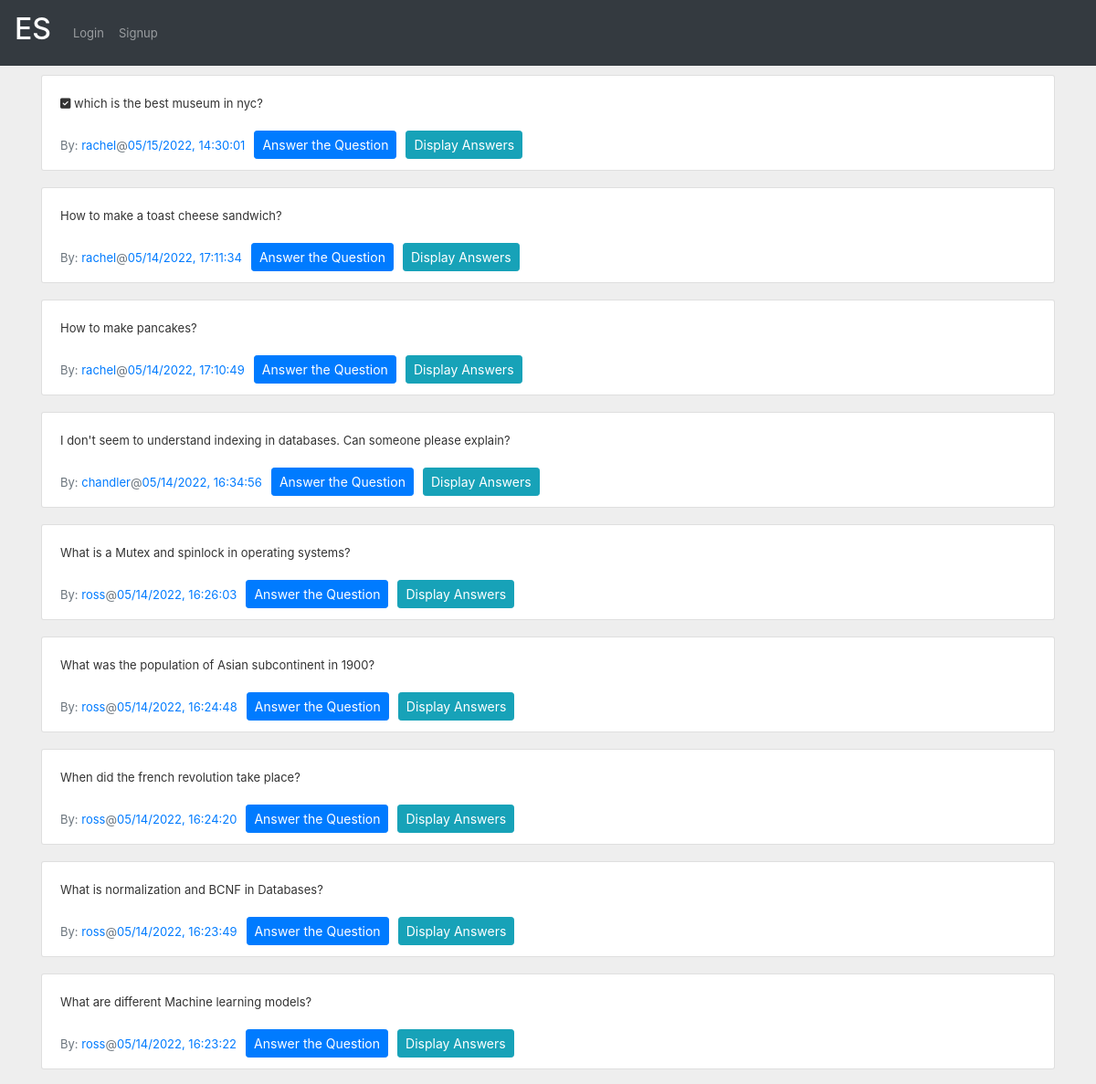
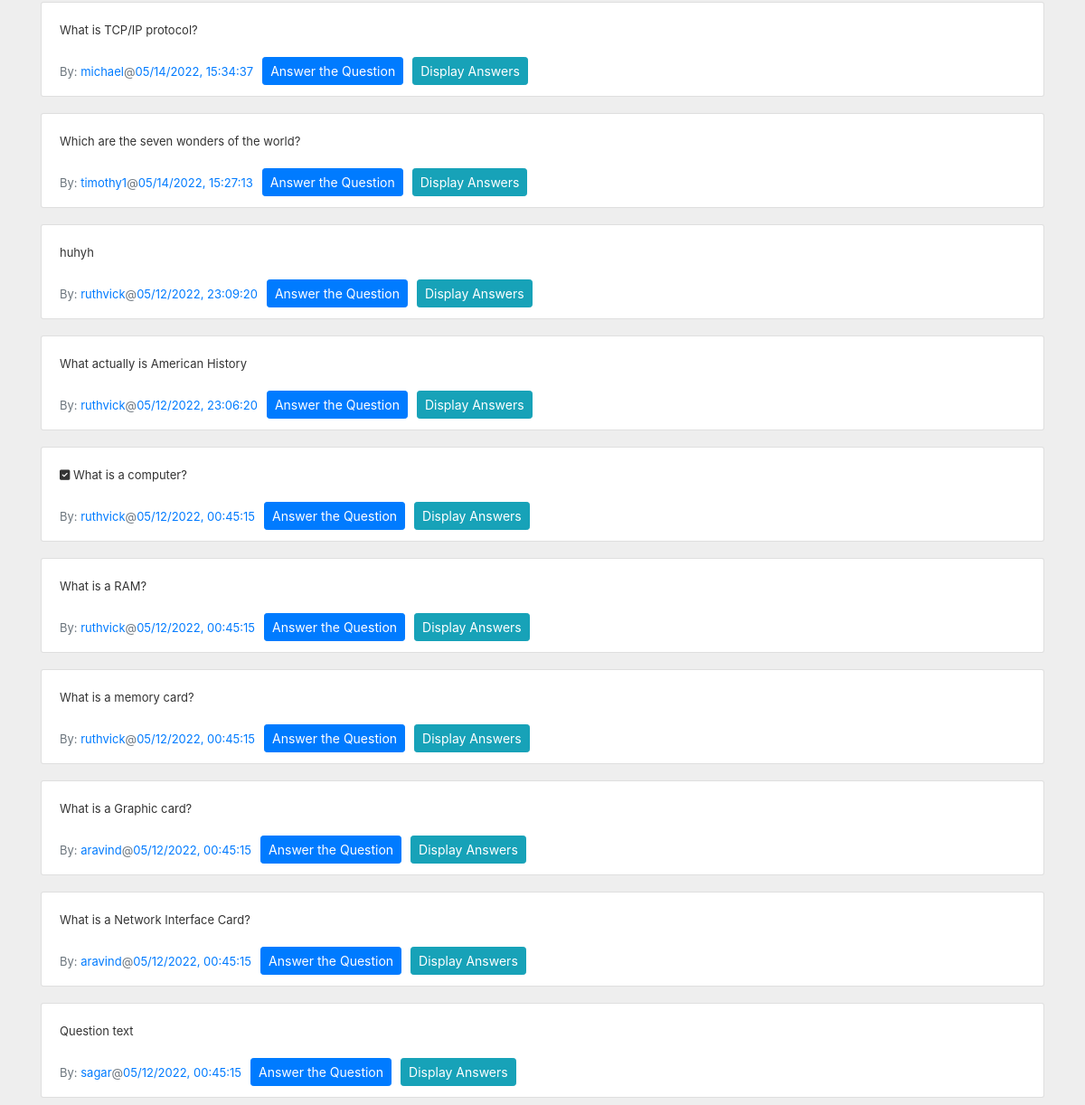
Page /show_qa on the committed database (2 pictures, top to bottom).
### app.py (models this page shows)
class Questions(db.Model):
    questionid = db.Column(db.Integer, autoincrement=True, primary_key=True)
    userid = db.Column(db.Integer, ForeignKey(Users.userid))
    tagid = db.Column(db.Integer, ForeignKey(Tags.tagid))
    title = db.Column(db.Text)
    question = db.Column(db.Text)
    timeposted = db.Column(db.DateTime, server_default=func.now())
    resolved = db.Column(db.Boolean, default=False)

class Users(db.Model):
    userid = db.Column(db.Integer, primary_key=True, autoincrement=True)
    username = db.Column(db.String, unique=True)
    firstname = db.Column(db.String)
    lastname = db.Column(db.String)
    email = db.Column(db.String)
    phone = db.Column(db.String)
    profile = db.Column(db.Text)
    rating = db.Column(db.Integer, default=0)
    city = db.Column(db.String)
    state = db.Column(db.String)
    country = db.Column(db.String)

### app.py (the view)
@app.route('/show_qa', methods=['GET', 'POST'])
def show_qa():
    questions = Questions.query.order_by(Questions.timeposted.desc()).all()
    ind = 0
    usernames = []
    for question in questions:
        user = Users.query.filter_by(userid=question.userid).first()
        usernames.append(user.username)
    return render_template('questions.html', questions=questions, usernames=usernames)

### templates/questions.html (shortened to what this page needs)
{% extends "base.html" %}
{% import "bootstrap/wtf.html" as wtf %}
{% block styles %}
<link rel="stylesheet" href="{{url_for('.static', filename='css/answers.css')}}">
{% endblock %}
{% block content %}
    {% for question in questions %}
        <div class="container d-flex justify-content-center mt-10 rounded">
            <div class="w-100 overflow-auto order-2 order-md-1">
                <div class="card-group-control card-group-control-right">
                    <div class="card mb-2 w-100">
                        <div class="collapse show" >
                            <div class="card-body">
                                {% if question.resolved %}
                                <span text="Resolved"><i class="fas fa-check-square"></i></span>
                                {% endif %}
                                {{ question.question }}
                            </div>
                            <div class="card-footer bg-transparent d-sm-flex align-items-sm-center border-top-0 pt-0">
                                <a href="/profile/{{ question.userid }}">
                                    <span class="text-muted">By: </span><span class="text-primary">{{ usernames[loop.index-1] }}</span>
                                </a>
                                <span class="text-muted">@</span><span class="text-primary">{{ question.timeposted.strftime('%m/%d/%Y, %H:%M:%S') }}</span>
                                <div class="gap">
                                    <a href="/answer_question/{{ question.questionid }}">
                                        <button type="button" class="btn btn-primary btn-sm">
                                        Answer the Question
                                        </button>
                                    </a>
                                </div>
                                <div class="gap">
                                    <a href="/show_answers/{{ question.questionid }}">
                                        <button type="button" class="btn btn-info btn-sm">
                                        Display Answers
                                        </button>
                                    </a>
                                </div>
                            </div>
                        </div>
                    </div>
                </div>
            </div>
        </div>
    {% endfor %}
{% endblock %}

### static/css/answers.css (style rules this page uses)
body { margin: 0; font-size: .8125rem; font-weight: 400; line-height: 1.5385; color: #333; text-align: left; background-color: #eee; }
.mt-10 { margin-top: 10px; }
.gap { margin-left: 10px; }
a { text-decoration: none !important; }
.card { position: relative; display: -ms-flexbox; display: flex; -ms-flex-direction: column; flex-direction: column; min-width: 0; word-wrap: break-word; background-color: #fff; background-clip: border-box; border: 1px solid rgba(0,0,0,.125); border-radius: .1875rem; }
.w-100 { width: 100%!important; }

### rows in the picture
Questions: resolved True (drawn), question "which is the best museum in nyc?", timeposted "05/15/2022, 14:30:01"
Users: username "rachel"
Questions: question "How to make a toast cheese sandwich?", timeposted "05/14/2022, 17:11:34"
Questions: question "How to make pancakes?", timeposted "05/14/2022, 17:10:49"
Questions: question "I don't seem to understand indexing in databases. Can someone please explain?", timeposted "05/14/2022, 16:34:56"
Users: username "chandler"
Questions: question "What is a Mutex and spinlock in operating systems?", timeposted "05/14/2022, 16:26:03"
Users: username "ross"
Questions: question "What was the population of Asian subcontinent in 1900?", timeposted "05/14/2022, 16:24:48"
Questions: question "When did the french revolution take place?", timeposted "05/14/2022, 16:24:20"
Questions: question "What is normalization and BCNF in Databases?", timeposted "05/14/2022, 16:23:49"
Questions: question "What are different Machine learning models?", timeposted "05/14/2022, 16:23:22"
Questions: question "What is TCP/IP protocol?", timeposted "05/14/2022, 15:34:37"
Users: username "michael"
Questions: question "Which are the seven wonders of the world?", timeposted "05/14/2022, 15:27:13"
Users: username "timothy1"
Questions: question "huhyh", timeposted "05/12/2022, 23:09:20"
Users: username "ruthvick"
Questions: question "What actually is American History", timeposted "05/12/2022, 23:06:20"
Questions: resolved True (drawn), question "What is a computer?", timeposted "05/12/2022, 00:45:15"
Questions: question "What is a RAM?", timeposted "05/12/2022, 00:45:15"
Questions: question "What is a memory card?", timeposted "05/12/2022, 00:45:15"
Questions: question "What is a Graphic card?", timeposted "05/12/2022, 00:45:15"
Users: username "aravind"
Questions: question "What is a Network Interface Card?", timeposted "05/12/2022, 00:45:15"
Questions: question "Question text", timeposted "05/12/2022, 00:45:15"
Users: username "sagar"
